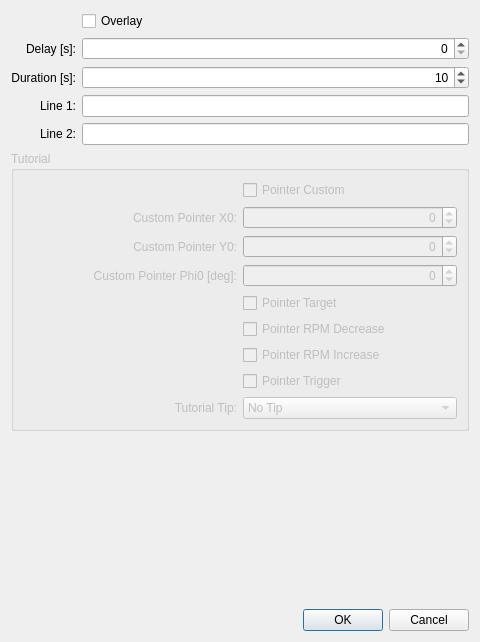
<?xml version="1.0" encoding="UTF-8"?>
<ui version="4.0">
 <class>DialogEditMessage</class>
 <widget class="QDialog" name="DialogEditMessage">
  <property name="geometry">
   <rect>
    <x>0</x>
    <y>0</y>
    <width>480</width>
    <height>642</height>
   </rect>
  </property>
  <property name="windowTitle">
   <string>Edit Message</string>
  </property>
  <property name="locale">
   <locale language="English" country="UnitedStates"/>
  </property>
  <layout class="QGridLayout" name="gridLayout">
   <item row="1" column="1">
    <widget class="QDoubleSpinBox" name="spinBoxMsgDelay">
     <property name="alignment">
      <set>Qt::AlignRight|Qt::AlignTrailing|Qt::AlignVCenter</set>
     </property>
     <property name="decimals">
      <number>0</number>
     </property>
    </widget>
   </item>
   <item row="1" column="0">
    <widget class="QLabel" name="labelMsgDelay">
     <property name="text">
      <string>Delay [s]:</string>
     </property>
     <property name="alignment">
      <set>Qt::AlignRight|Qt::AlignTrailing|Qt::AlignVCenter</set>
     </property>
     <property name="buddy">
      <cstring>spinBoxMsgDelay</cstring>
     </property>
    </widget>
   </item>
   <item row="4" column="0">
    <widget class="QLabel" name="labelMsgLine_2">
     <property name="text">
      <string>Line 2:</string>
     </property>
     <property name="alignment">
      <set>Qt::AlignRight|Qt::AlignTrailing|Qt::AlignVCenter</set>
     </property>
     <property name="buddy">
      <cstring>lineEditMsgLine_2</cstring>
     </property>
    </widget>
   </item>
   <item row="3" column="0">
    <widget class="QLabel" name="labelMsgLine_1">
     <property name="text">
      <string>Line 1:</string>
     </property>
     <property name="alignment">
      <set>Qt::AlignRight|Qt::AlignTrailing|Qt::AlignVCenter</set>
     </property>
     <property name="buddy">
      <cstring>lineEditMsgLine_1</cstring>
     </property>
    </widget>
   </item>
   <item row="2" column="0">
    <widget class="QLabel" name="labelMsgDuration">
     <property name="text">
      <string>Duration [s]:</string>
     </property>
     <property name="alignment">
      <set>Qt::AlignRight|Qt::AlignTrailing|Qt::AlignVCenter</set>
     </property>
     <property name="buddy">
      <cstring>spinBoxMsgDuration</cstring>
     </property>
    </widget>
   </item>
   <item row="3" column="1">
    <widget class="QLineEdit" name="lineEditMsgLine_1">
     <property name="maxLength">
      <number>255</number>
     </property>
    </widget>
   </item>
   <item row="4" column="1">
    <widget class="QLineEdit" name="lineEditMsgLine_2">
     <property name="maxLength">
      <number>255</number>
     </property>
    </widget>
   </item>
   <item row="7" column="0" colspan="2">
    <spacer name="verticalSpacer">
     <property name="orientation">
      <enum>Qt::Vertical</enum>
     </property>
     <property name="sizeHint" stdset="0">
      <size>
       <width>373</width>
       <height>73</height>
      </size>
     </property>
    </spacer>
   </item>
   <item row="0" column="1">
    <widget class="QCheckBox" name="checkBoxOverlay">
     <property name="text">
      <string>Overlay</string>
     </property>
    </widget>
   </item>
   <item row="8" column="0" colspan="2">
    <widget class="QDialogButtonBox" name="buttonBox">
     <property name="orientation">
      <enum>Qt::Horizontal</enum>
     </property>
     <property name="standardButtons">
      <set>QDialogButtonBox::Cancel|QDialogButtonBox::Ok</set>
     </property>
    </widget>
   </item>
   <item row="2" column="1">
    <widget class="QDoubleSpinBox" name="spinBoxMsgDuration">
     <property name="alignment">
      <set>Qt::AlignRight|Qt::AlignTrailing|Qt::AlignVCenter</set>
     </property>
     <property name="decimals">
      <number>0</number>
     </property>
     <property name="maximum">
      <double>3600.000000000000000</double>
     </property>
     <property name="value">
      <double>10.000000000000000</double>
     </property>
    </widget>
   </item>
   <item row="5" column="0" colspan="2">
    <widget class="QGroupBox" name="groupBoxTutorial">
     <property name="enabled">
      <bool>false</bool>
     </property>
     <property name="minimumSize">
      <size>
       <width>0</width>
       <height>0</height>
      </size>
     </property>
     <property name="title">
      <string>Tutorial</string>
     </property>
     <layout class="QGridLayout" name="gridLayout_2">
      <item row="0" column="1">
       <widget class="QCheckBox" name="checkBoxPointerCustom">
        <property name="text">
         <string>Pointer Custom</string>
        </property>
       </widget>
      </item>
      <item row="1" column="1">
       <widget class="QDoubleSpinBox" name="spinBoxPointerX">
        <property name="alignment">
         <set>Qt::AlignRight|Qt::AlignTrailing|Qt::AlignVCenter</set>
        </property>
        <property name="decimals">
         <number>0</number>
        </property>
        <property name="minimum">
         <double>-200.000000000000000</double>
        </property>
        <property name="maximum">
         <double>200.000000000000000</double>
        </property>
        <property name="singleStep">
         <double>10.000000000000000</double>
        </property>
       </widget>
      </item>
      <item row="3" column="1">
       <widget class="QDoubleSpinBox" name="spinBoxPointerPhi">
        <property name="alignment">
         <set>Qt::AlignRight|Qt::AlignTrailing|Qt::AlignVCenter</set>
        </property>
        <property name="decimals">
         <number>0</number>
        </property>
        <property name="minimum">
         <double>-360.000000000000000</double>
        </property>
        <property name="maximum">
         <double>360.000000000000000</double>
        </property>
        <property name="singleStep">
         <double>15.000000000000000</double>
        </property>
       </widget>
      </item>
      <item row="1" column="0">
       <widget class="QLabel" name="label">
        <property name="text">
         <string>Custom Pointer X0:</string>
        </property>
        <property name="alignment">
         <set>Qt::AlignRight|Qt::AlignTrailing|Qt::AlignVCenter</set>
        </property>
       </widget>
      </item>
      <item row="3" column="0">
       <widget class="QLabel" name="label_3">
        <property name="text">
         <string>Custom Pointer Phi0 [deg]:</string>
        </property>
        <property name="alignment">
         <set>Qt::AlignRight|Qt::AlignTrailing|Qt::AlignVCenter</set>
        </property>
       </widget>
      </item>
      <item row="7" column="1">
       <widget class="QCheckBox" name="checkBoxPointerTrigger">
        <property name="text">
         <string>Pointer Trigger</string>
        </property>
       </widget>
      </item>
      <item row="4" column="1">
       <widget class="QCheckBox" name="checkBoxPointerTarget">
        <property name="text">
         <string>Pointer Target</string>
        </property>
       </widget>
      </item>
      <item row="5" column="1">
       <widget class="QCheckBox" name="checkBoxPointerRpmDec">
        <property name="text">
         <string>Pointer RPM Decrease</string>
        </property>
       </widget>
      </item>
      <item row="2" column="1">
       <widget class="QDoubleSpinBox" name="spinBoxPointerY">
        <property name="alignment">
         <set>Qt::AlignRight|Qt::AlignTrailing|Qt::AlignVCenter</set>
        </property>
        <property name="decimals">
         <number>0</number>
        </property>
        <property name="minimum">
         <double>-200.000000000000000</double>
        </property>
        <property name="maximum">
         <double>200.000000000000000</double>
        </property>
        <property name="singleStep">
         <double>10.000000000000000</double>
        </property>
       </widget>
      </item>
      <item row="6" column="1">
       <widget class="QCheckBox" name="checkBoxPointerRpmInc">
        <property name="text">
         <string>Pointer RPM Increase</string>
        </property>
       </widget>
      </item>
      <item row="2" column="0">
       <widget class="QLabel" name="label_2">
        <property name="text">
         <string>Custom Pointer Y0:</string>
        </property>
        <property name="alignment">
         <set>Qt::AlignRight|Qt::AlignTrailing|Qt::AlignVCenter</set>
        </property>
       </widget>
      </item>
      <item row="8" column="0">
       <widget class="QLabel" name="label_4">
        <property name="text">
         <string>Tutorial Tip:</string>
        </property>
        <property name="alignment">
         <set>Qt::AlignRight|Qt::AlignTrailing|Qt::AlignVCenter</set>
        </property>
       </widget>
      </item>
      <item row="8" column="1">
       <widget class="QComboBox" name="comboBoxTutorialTip">
        <property name="currentIndex">
         <number>0</number>
        </property>
        <item>
         <property name="text">
          <string>No Tip</string>
         </property>
        </item>
        <item>
         <property name="text">
          <string>Bank Left</string>
         </property>
        </item>
        <item>
         <property name="text">
          <string>Bank Right</string>
         </property>
        </item>
        <item>
         <property name="text">
          <string>Pitch Up</string>
         </property>
        </item>
        <item>
         <property name="text">
          <string>Pitch Down</string>
         </property>
        </item>
       </widget>
      </item>
     </layout>
    </widget>
   </item>
  </layout>
 </widget>
 <tabstops>
  <tabstop>checkBoxOverlay</tabstop>
  <tabstop>spinBoxMsgDelay</tabstop>
  <tabstop>spinBoxMsgDuration</tabstop>
  <tabstop>lineEditMsgLine_1</tabstop>
  <tabstop>lineEditMsgLine_2</tabstop>
  <tabstop>checkBoxPointerCustom</tabstop>
  <tabstop>spinBoxPointerX</tabstop>
  <tabstop>spinBoxPointerY</tabstop>
  <tabstop>spinBoxPointerPhi</tabstop>
  <tabstop>checkBoxPointerTarget</tabstop>
  <tabstop>buttonBox</tabstop>
 </tabstops>
 <resources/>
 <connections>
  <connection>
   <sender>buttonBox</sender>
   <signal>accepted()</signal>
   <receiver>DialogEditMessage</receiver>
   <slot>accept()</slot>
   <hints>
    <hint type="sourcelabel">
     <x>239</x>
     <y>447</y>
    </hint>
    <hint type="destinationlabel">
     <x>157</x>
     <y>274</y>
    </hint>
   </hints>
  </connection>
  <connection>
   <sender>buttonBox</sender>
   <signal>rejected()</signal>
   <receiver>DialogEditMessage</receiver>
   <slot>reject()</slot>
   <hints>
    <hint type="sourcelabel">
     <x>325</x>
     <y>447</y>
    </hint>
    <hint type="destinationlabel">
     <x>286</x>
     <y>274</y>
    </hint>
   </hints>
  </connection>
 </connections>
</ui>
